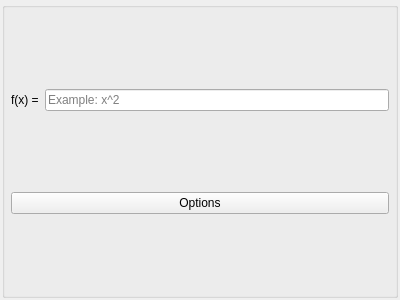
<?xml version="1.0" encoding="UTF-8"?>
<ui version="4.0">
 <class>FunctionView</class>
 <widget class="QWidget" name="FunctionView">
  <property name="geometry">
   <rect>
    <x>0</x>
    <y>0</y>
    <width>400</width>
    <height>300</height>
   </rect>
  </property>
  <property name="sizePolicy">
   <sizepolicy hsizetype="Preferred" vsizetype="Fixed">
    <horstretch>0</horstretch>
    <verstretch>0</verstretch>
   </sizepolicy>
  </property>
  <property name="windowTitle">
   <string>Form</string>
  </property>
  <layout class="QVBoxLayout" name="verticalLayout_2" stretch="0">
   <property name="spacing">
    <number>2</number>
   </property>
   <property name="leftMargin">
    <number>2</number>
   </property>
   <property name="topMargin">
    <number>2</number>
   </property>
   <property name="rightMargin">
    <number>2</number>
   </property>
   <property name="bottomMargin">
    <number>2</number>
   </property>
   <item>
    <widget class="QGroupBox" name="groupBox">
     <property name="title">
      <string/>
     </property>
     <layout class="QVBoxLayout" name="verticalLayout">
      <property name="leftMargin">
       <number>6</number>
      </property>
      <property name="topMargin">
       <number>6</number>
      </property>
      <property name="rightMargin">
       <number>6</number>
      </property>
      <property name="bottomMargin">
       <number>6</number>
      </property>
      <item>
       <layout class="QHBoxLayout" name="horizontalLayout">
        <item>
         <widget class="QLabel" name="formulaLabel">
          <property name="text">
           <string>f(x) =</string>
          </property>
         </widget>
        </item>
        <item>
         <widget class="QLineEdit" name="formulaEdit">
          <property name="placeholderText">
           <string>Example: x^2</string>
          </property>
         </widget>
        </item>
       </layout>
      </item>
      <item>
       <widget class="QPushButton" name="optionsBtn">
        <property name="text">
         <string>Options</string>
        </property>
       </widget>
      </item>
     </layout>
    </widget>
   </item>
  </layout>
 </widget>
 <resources/>
 <connections/>
</ui>
